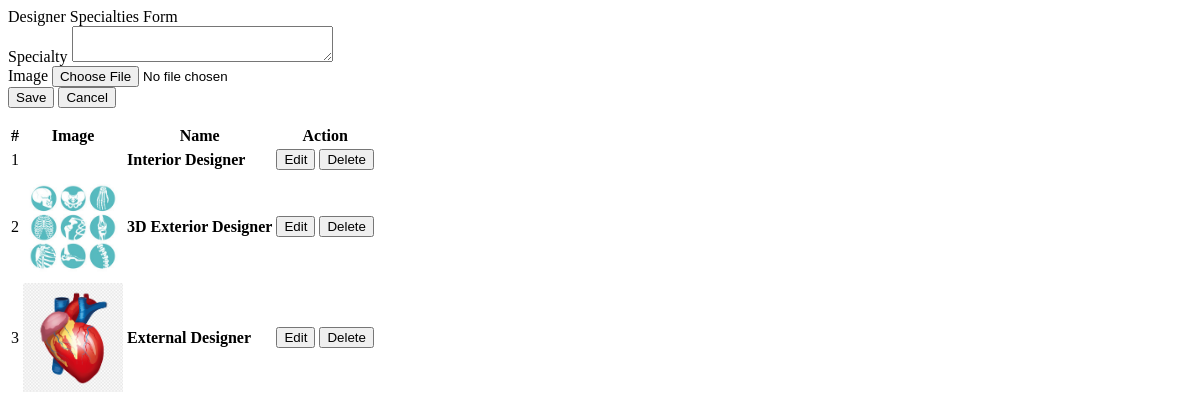
/admin/categories.php, run on an earlier commit of the app's database.
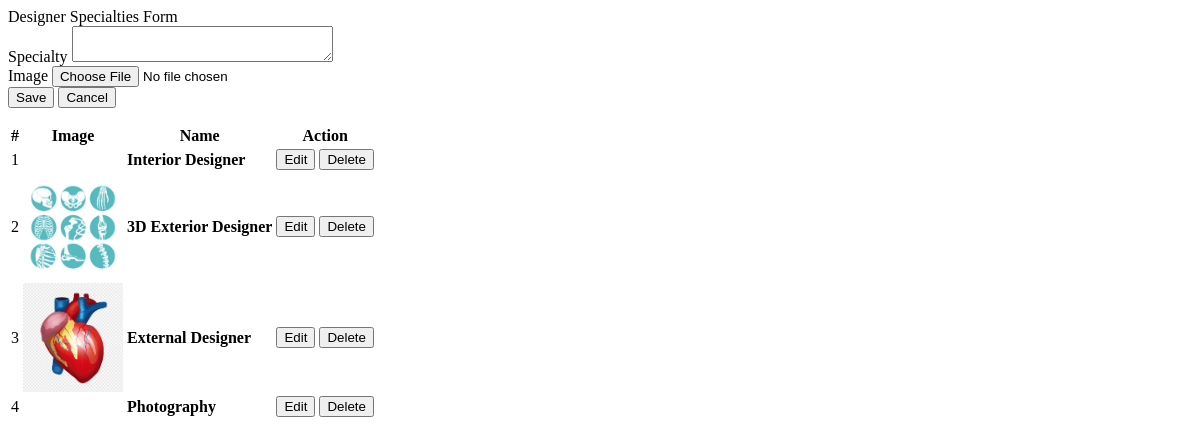
And on a later commit of the database.
### tables this page shows
CREATE TABLE `design_specialty` (
  `id` int(30) NOT NULL,
  `name` text NOT NULL,
  `img_path` text NOT NULL
);

### admin/categories.php (the view, shortened to what this page needs)
<?php include('db_connect.php');?>
<div class="container-fluid">
	<div class="col-lg-12">
		<div class="row">
			<div class="col-md-4">
			<form action="" id="manage-category">
				<div class="card">
					<div class="card-header">
						    Designer Specialties Form
				  	</div>
					<div class="card-body">
							<div class="form-group">
								<label class="control-label">Specialty</label>
								<textarea name="name" id="" cols="30" rows="2" class="form-control"></textarea>
							</div>
							<div class="form-group">
								<label for="" class="control-label">Image</label>
								<input type="file" class="form-control" name="img" onchange="displayImg(this,$(this))">
							</div>
					</div>
					<div class="card-footer">
						<div class="row">
							<div class="col-md-12">
								<button class="btn btn-sm btn-primary col-sm-3 offset-md-3"> Save</button>
								<button class="btn btn-sm btn-default col-sm-3" type="button" onclick="_reset()"> Cancel</button>
							</div>
						</div>
					</div>
				</div>
			</form>
			</div>
			<div class="col-md-8">
				<div class="card">
					<div class="card-body">
						<table class="table table-bordered table-hover">
							<thead>
								<tr>
									<th class="text-center">#</th>
									<th class="text-center">Image</th>
									<th class="text-center">Name</th>
									<th class="text-center">Action</th>
								</tr>
							</thead>
							<tbody>
								<?php
								$i = 1;
								$cats = $conn->query("SELECT * FROM design_specialty order by id asc");
								while($row=$cats->fetch_assoc()):
								?>
								<tr>
									<td class="text-center"><?php echo $i++ ?></td>
									<td class="text-center">
										<img src="../<?php echo $row['img_path'] ?>" alt="">
									</td>
									<td class="">
										 <b><?php echo $row['name'] ?></b>
									</td>
									<td class="text-center">
										<button class="btn btn-sm btn-primary edit_cat" type="button" data-id="<?php echo $row['id'] ?>" data-name="<?php echo $row['name'] ?>" data-img_path="<?php echo $row['img_path'] ?>" >Edit</button>
										<button class="btn btn-sm btn-danger delete_cat" type="button" data-id="<?php echo $row['id'] ?>">Delete</button>
									</td>
								</tr>
								<?php endwhile; ?>
							</tbody>
						</table>
					</div>
				</div>
			</div>
		</div>
	</div>
</div>

### admin/categories.php (style rules this page uses)
td { vertical-align: middle !important; }
img { max-width:100px; max-height: :150px; }

What changed in the data, as far as the page shows it:
added design_specialty: name "Photography"
